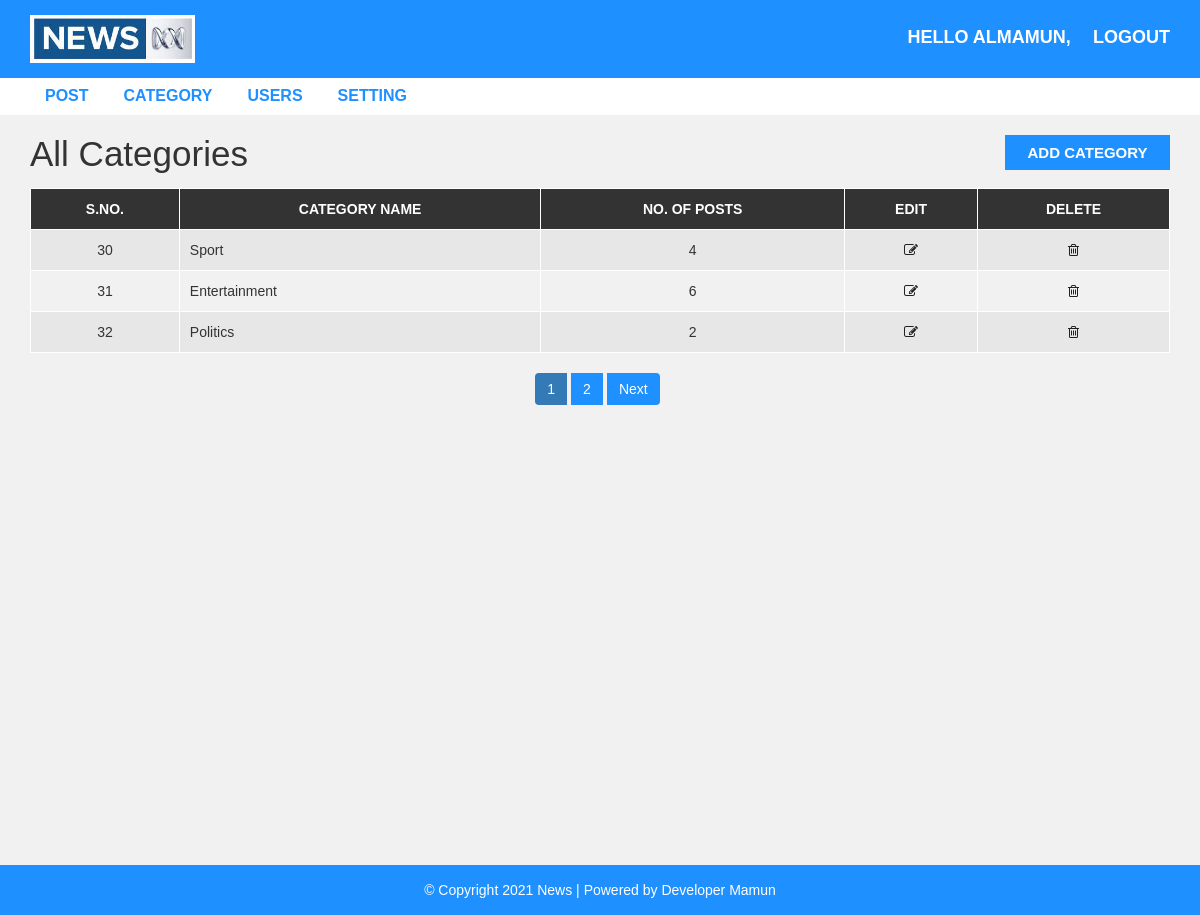
/admin/category.php (signed in), run on the app's committed database.
### tables this page shows
CREATE TABLE `news_setting` (
  `page_name` varchar(55) NOT NULL,
  `page_img` varchar(55) NOT NULL,
  `footer_description` varchar(255) NOT NULL
);

CREATE TABLE `news_category` (
  `category_id` int(11) NOT NULL,
  `category_name` varchar(100) NOT NULL,
  `post` int(11) NOT NULL DEFAULT 0
);

### admin/category.php (the view, shortened to what this page needs)
<?php
include "header.php";
include "config.php";
 ?>
<div id="admin-content">
    <div class="container">
        <div class="row">
            <div class="col-md-10">
                <h1 class="admin-heading">All Categories</h1>
            </div>
            <div class="col-md-2">
                <a class="add-new" href="add-category.php">add category</a>
            </div>
            <div class="col-md-12">
                <table class="content-table">
                    <thead>
                        <th>S.No.</th>
                        <th>Category Name</th>
                        <th>No. of Posts</th>
                        <th>Edit</th>
                        <th>Delete</th>
                    </thead>
                    <tbody>
                      <?php
                        $limit = 3;
                        if(isset($_REQUEST['page'])){
                          $page_no = $_REQUEST['page'];
                        }else{
                          $page_no = 1;
                        }
                        $offset = ($page_no - 1)*$limit;
                        $sql = "select * from news_category LIMIT {$offset},{$limit}";
                        $result = mysqli_query($conn,$sql);
                        if(mysqli_num_rows($result)>0){
                          while($row = mysqli_fetch_assoc($result)){ ?>
                            <tr>
                                <td class='id'><?php echo $row['category_id']; ?></td>
                                <td><?php echo $row['category_name']; ?></td>
                                <td><?php echo $row['post']; ?></td>
                                <td class='edit'><a href=''><i class='fa fa-edit'></i></a></td>
                                <td class='delete'><a href=''><i class='fa fa-trash-o'></i></a></td>
                            </tr>
                        <?php  }
                        }
                      ?>
                    </tbody>
                </table>
                <?php
                  $sql1 = "SELECT * FROM news_category";
                  $result1 = mysqli_query($conn,$sql1) or die("Query Failed");
                  if(mysqli_num_rows($result1)>0){
                    $total_record = mysqli_num_rows($result1);
                    $total_pages = ceil($total_record/$limit);
                    echo "<ul class='pagination admin-pagination'>";
                    for($i = 1;$i<=$total_pages;$i++){
                      if($page_no==$i){
                        $active = "active";
                      }else{
                        $active = "";
                      }
                      echo "<li class='{$active}'><a href='category.php?page=$i'>$i</a></li>";
                    }
                    if($page_no<$total_pages){
                      $next = $page_no + 1;
                      echo '<li><a href="category.php?page='.$next.'">Next</a></li>';
                    }
                    echo "</ul>";
                  }
                ?>
            </div>
        </div>
    </div>
</div>
<?php include "footer.php"; ?>

### admin/header.php (shortened to what this page needs)
<?php
  include "config.php";
  $sql = "SELECT * FROM news_setting";
  $result = mysqli_query($conn,$sql);
  $row = mysqli_fetch_assoc($result);
 ?>
<!DOCTYPE html>
<html lang="en">
    <head>
        <link rel="stylesheet" href="../css/bootstrap.min.css" />
        <link rel="stylesheet" href="../css/font-awesome.css">
        <link rel="stylesheet" href="../css/style.css">
    </head>
    <body>
        <div id="header-admin">
            <div class="container">
                <div class="row">
                    <div class="col-md-2">
                        <a href="post.php"><img class="logo" src="images/<?php echo $row['page_img']; ?>"></a>
                    </div>
                    <div class="col-md-offset-7  col-md-3">
                        <span class="admin-logout">Hello <?php echo $_SESSION['username']; ?>, </span>
                        <a style="float:right" href="logout.php" class="admin-logout" > logout</a>
                    </div>
                </div>
            </div>
        </div>
        <div id="admin-menubar">
            <div class="container">
                <div class="row">
                    <div class="col-md-12">
                       <ul class="admin-menu">
                            <li>
                                <a href="post.php">Post</a>
                            </li>
                            <?php
                              if($_SESSION['role']==1){ ?>
                                <li>
                                    <a href="category.php">Category</a>
                                </li>
                                <li>
                                    <a href="users.php">Users</a>
                                </li>
                                <li>
                                    <a href="setting.php">Setting</a>
                                </li>
                            <?php  }
                             ?>
                        </ul>
                    </div>
                </div>
            </div>
        </div>

### admin/footer.php
<?php
  include "config.php";
  $sql = "SELECT * FROM news_setting";
  $result = mysqli_query($conn,$sql);
  $row = mysqli_fetch_assoc($result);
 ?>
<div id ="footer">
    <div class="container">
        <div class="row">
            <div class="col-md-12">
                <span><?php echo $row['footer_description']; ?> </span>
            </div>
        </div>
    </div>
</div>
</body>
</html>

### css/style.css (style rules this page uses)
body { background: #f1f1f1; font-family: sans-serif,arial,Helvetica; }
a, a:hover, a:focus { text-decoration: none; outline: none; }
ul { margin:0; padding:0; list-style:none; }
img.logo { width: 100%; height: auto; display: block; }
#header-admin { background-color: #1E90FF; padding: 15px 0; }
#header-admin .admin-logout { margin: 10px 0; color: #fff; font-size: 18px; font-weight: 600; text-transform: uppercase; display: inline-block; }
#admin-menubar { background-color: #fff; }
#admin-menubar .admin-menu { font-size: 0; }
#admin-menubar .admin-menu li { display: inline-block; margin: 0 5px 0 0; }
#admin-menubar .admin-menu li a { color: #1E90FF; font-size: 16px; font-weight: 600; text-transform: uppercase; padding: 7px 15px; display: block; transition: all 0.3s; }
#admin-content { padding: 20px 0; min-height: 750px; }
#admin-content .admin-heading { font-size: 35px; margin: 0 0 15px; }
#admin-content .add-new { color: #fff; background-color: #1E90FF; font-size: 15px; font-weight: 600; text-align: center; text-transform: uppercase; padding: 7px 10px; display: block; transition: all 0.3s; }
#admin-content .content-table { border: 1px solid #000; width: 100%; margin: 0 0 20px; }
#admin-content .content-table thead { color: #fff; background-color: #333; }
#admin-content .content-table th { padding: 10px; border: 1px solid #fff; font-weight: 600; text-align: center; text-transform: uppercase; }
#admin-content .content-table tbody { color: #333; }
#admin-content .content-table tbody tr { background-color: #e7e7e7; }
#admin-content .content-table tbody tr:nth-child(even) { background-color: transparent; }
#admin-content .content-table tbody td { padding: 10px; border: 1px solid #fff; text-align: center; }
#admin-content .content-table tbody td:nth-child(2) { text-align: left; }
#admin-content .admin-pagination { margin: 0; }
#admin-content .admin-pagination li a { display: block; }
.id, .edit, .delete { text-align:center; }
.pagination { display: block; text-align: center; margin: 0; }
.pagination li { display:inline-block; margin: 0 5px 0 0; }
.pagination li a { border: none; background: #1e90ff; color: #fff; }
i.fa { color:#222; }
#footer { color: #fff; padding:15px 0; text-align:center; background-color:#1e90ff; }

### data on the page
news_setting: page_img (picture), footer_description "© Copyright 2021 News | Powered by Developer Mamun"
news_category: category_id "30", category_name "Sport", post "4"
news_category: category_id "31", category_name "Entertainment", post "6"
news_category: category_id "32", category_name "Politics", post "2"

### other printed values
$_SESSION['username'] "ALMAMUN"
